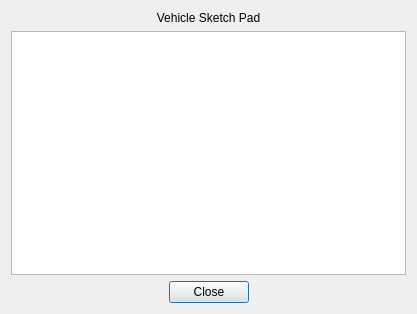
<?xml version="1.0" encoding="UTF-8"?>
<ui version="4.0">
 <class>AboutScreen</class>
 <widget class="QDialog" name="AboutScreen">
  <property name="geometry">
   <rect>
    <x>0</x>
    <y>0</y>
    <width>417</width>
    <height>314</height>
   </rect>
  </property>
  <property name="windowTitle">
   <string>About</string>
  </property>
  <layout class="QVBoxLayout" name="verticalLayout">
   <item>
    <widget class="QLabel" name="screenHeader">
     <property name="text">
      <string>Vehicle Sketch Pad</string>
     </property>
     <property name="alignment">
      <set>Qt::AlignCenter</set>
     </property>
    </widget>
   </item>
   <item>
    <widget class="QTextBrowser" name="outputTextDisplay"/>
   </item>
   <item>
    <widget class="QDialogButtonBox" name="buttonBox">
     <property name="standardButtons">
      <set>QDialogButtonBox::Close</set>
     </property>
     <property name="centerButtons">
      <bool>true</bool>
     </property>
    </widget>
   </item>
  </layout>
 </widget>
 <resources/>
 <connections/>
</ui>
